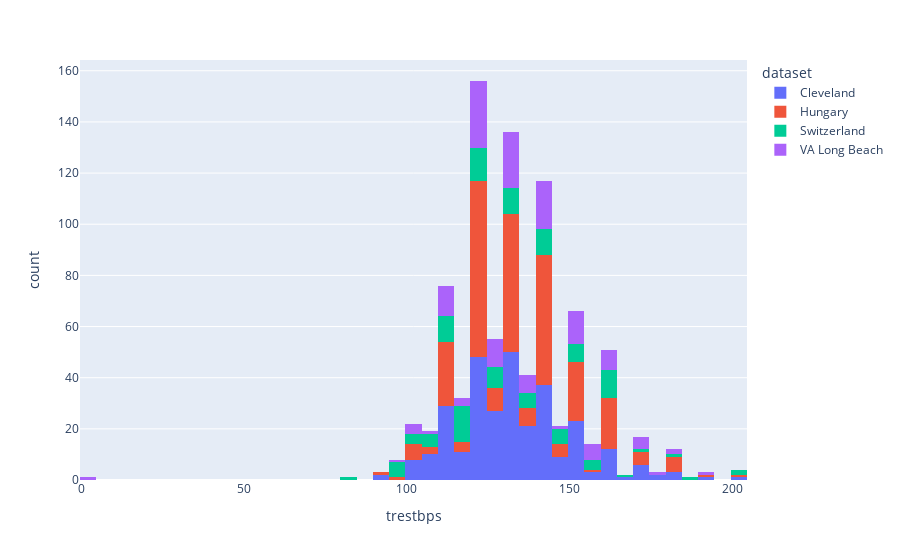

Write notebook code for a chart like this one.
### Code cell
fig = px.histogram(data_frame=heart, x='trestbps', color='dataset')
fig.show()

### Figure 1 — Plotly figure (JSON) as saved in the notebook; plotly's stock layout.template omitted (floating-point values rounded to 4 significant figures; data arrays with more than 128 entries replaced by an {"elided": "..."} marker saying what was removed)
{"data": [{"alignmentgroup": "True", "bingroup": "x", "hovertemplate": "dataset=Cleveland<br>trestbps=%{x}<br>count=%{y}<extra></extra>", "legendgroup": "Cleveland", "marker": {"color": "#636efa", "pattern": {"shape": ""}}, "name": "Cleveland", "offsetgroup": "Cleveland", "orientation": "v", "showlegend": true, "type": "histogram", "x": {"elided": "304 int values"}, "xaxis": "x", "yaxis": "y"}, {"alignmentgroup": "True", "bingroup": "x", "hovertemplate": "dataset=Hungary<br>trestbps=%{x}<br>count=%{y}<extra></extra>", "legendgroup": "Hungary", "marker": {"color": "#EF553B", "pattern": {"shape": ""}}, "name": "Hungary", "offsetgroup": "Hungary", "orientation": "v", "showlegend": true, "type": "histogram", "x": {"elided": "293 int values"}, "xaxis": "x", "yaxis": "y"}, {"alignmentgroup": "True", "bingroup": "x", "hovertemplate": "dataset=Switzerland<br>trestbps=%{x}<br>count=%{y}<extra></extra>", "legendgroup": "Switzerland", "marker": {"color": "#00cc96", "pattern": {"shape": ""}}, "name": "Switzerland", "offsetgroup": "Switzerland", "orientation": "v", "showlegend": true, "type": "histogram", "x": [95, 115, null, 110, 105, 110, 100, 115, 135, 150, 95, 125, 105, 145, 100, 115, 140, 110, 100, 115, 110, 155, 110, 160, 115, 160, 115, 120, 145, 120, 110, 120, 130, 130, 140, 95, 130, 135, 165, 95, 120, 130, 105, 160, 120, 125, 130, 80, 120, 130, 180, 140, 115, 120, 140, 120, 125, 155, 115, 120, 120, 125, 140, 105, 110, 140, 140, 160, 95, 115, 130, 170, 125, 110, 120, 125, 135, 115, 125, 130, 135, 160, 160, 200, 105, 110, 125, 130, 130, 150, 150, 160, 140, 120, 120, 160, 115, 115, 150, 100, 140, 150, 150, 185, 200, 95, 110, 115, 145, 155, 160, 155, 150, 145, 135, 145, 135, null, 115, 140, 160, 160, 145], "xaxis": "x", "yaxis": "y"}, {"alignmentgroup": "True", "bingroup": "x", "hovertemplate": "dataset=VA Long Beach<br>trestbps=%{x}<br>count=%{y}<extra></extra>", "legendgroup": "VA Long Beach", "marker": {"color": "#ab63fa", "pattern": {"shape": ""}}, "name": "VA Long Beach", "offsetgroup": "VA Long Beach", "orientation": "v", "showlegend": true, "type": "histogram", "x": {"elided": "200 int values"}, "xaxis": "x", "yaxis": "y"}], "layout": {"barmode": "relative", "legend": {"title": {"text": "dataset"}, "tracegroupgap": 0}, "margin": {"t": 60}, "xaxis": {"anchor": "y", "domain": [0, 1], "title": {"text": "trestbps"}}, "yaxis": {"anchor": "x", "domain": [0, 1], "title": {"text": "count"}}}}
